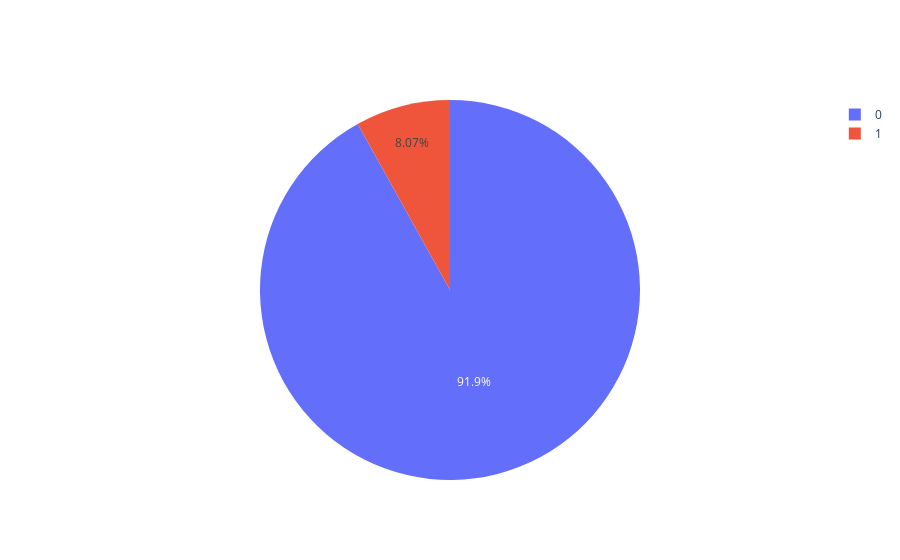

Notebook code cell kept with this figure:
### Code cell
# Mengecek Distribusi TARGET
print('Distribusi Target:\n')
print(app_train.groupby(['TARGET'])['TARGET'].count())

# Plot Distribusi Target
plt.savefig('Target.png')
temp = app_train['TARGET'].value_counts()
df = {'data':[
    {'labels': temp.index,
    'values': temp.values,
    'type' : 'pie'}
]}
iplot(df)

### Figure 1 — Plotly figure (JSON) as saved in the notebook; plotly's stock layout.template omitted (floating-point values rounded to 4 significant figures)
{"data": [{"labels": [0, 1], "type": "pie", "values": [282686, 24825]}], "layout": {}}
